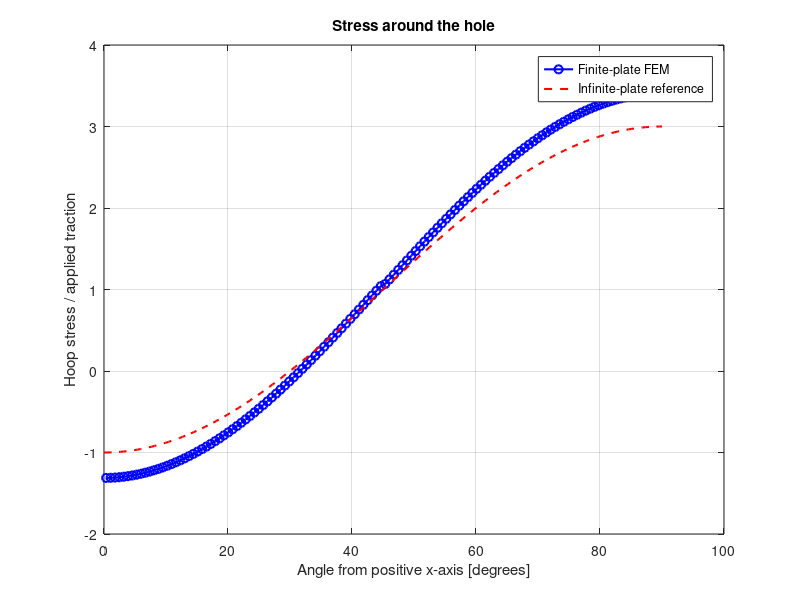

This chart was generated by the following MATLAB code: (Note: this script raises an error after producing the figure.)
close all;
clc;
clear;

%% Geometry

R = 0.1;  % Hole Radius, m
W = 0.5;  % Quarter model width, m
H = 0.5;  % Quarter model height, m

%% Material, thicknesss, and loading
E = 200e9;      % Young's modulus, Pa
nu = 0.3;       % Poisson's ratio
t = 0.01;       % Plate thickness, m
T = 1e6;        % Right edge horizontal traction, P

D = E/(1-nu^2)* [1, nu, 0;
                 nu, 1, 0;
                 0, 0, (1-nu)/2];
%% Mesh divisions

nr = 64; % Elements from hole to outer boundary
nt = 128; %Elements around the quarter circle

% For the square geometry, an even entry places a ray through the outer corner at theta

thetaNodes = linspace(0, pi/2, nt+1);

nNode = (nr+1)*(nt+1);
coords = zeros(nNode, 2);

%% Generate nodes

for j = 1:nt+1
    theta = thetaNodes(j);

    c = cos(theta);
    s = sin(theta);

    % Distance from origin to the right boundary
    rRight = inf;
    if c> 1e-12
        rRight = W/c;
    end

    % Distance from origin to the top boundary
    rTop = inf;
    if s > 1e-12
        rTop = H/s;
    end

    % The first outer boundary reached by this ray

    rOuter = min(rRight, rTop);
    
    % Nodes from the hole to the outer boundary

    radii = linspace(R, rOuter, nr+1);
    
    for i = 1:nr+1
        node = (j-1)*(nr+1) + i;
        coords(node, :) = [radii(i)*c, radii(i)*s];
    end
end

%% Generate Q4 Connectivity
% Counter clockwise order
% inner/lower-angle, outer/lower-angle,
% outer/higher-angle, inner/higher-angle

nElem = nr*nt;
elements = zeros(nElem, 4);

for j= 1:nt
    for i = 1:nr
        e = (j-1)*nr +i;
        
        n1 = (j-1)*(nr+1) +i;
        n2 = n1+1;
        n4 = n1+nr+1;
        n3 = n4+1;

        elements(e,:) = [n1 n2 n3 n4];
    end
end

%% Initialize global system
nDof = 2*nNode;
K = sparse(nDof, nDof);
F = zeros(nDof, 1);

gaussPoints = [-1, 1]/sqrt(3);
minDetJ = inf;

%% Element stiffness and assembly

for e =1:nElem
    nodes = elements(e,:);
    xe = coords(nodes,:);
    dofs = zeros(1,8);
    for a =1:4
        dofs(2*a-1 : 2*a) = [2*nodes(a)-1, 2*nodes(a)];
    end
    ke =zeros( 8, 8);
    for g1 =1:2
        for g2 = 1:2
            xi = gaussPoints(g1);
            eta = gaussPoints(g2);
            dNnatural = 0.25* [-(1-eta), (1-eta), (1+eta), -(1+eta);
                                -(1-xi), -(1+xi), (1+xi), (1-xi)];
            J = dNnatural * xe;
            dNphysical = J \ dNnatural;
            detJ = det(J);
            if detJ<=0
                error("Negative Jacobian determinant in element %d.", e);
            end
            minDetJ = min(minDetJ, detJ);
            
            B = zeros(3,8);

            for a =1:4
                dNdx = dNphysical(1,a);
                dNdy = dNphysical(2,a);
                B(:,2*a-1:2*a) = [dNdx, 0;
                                  0,    dNdy;
                                  dNdy, dNdx];
            end
            ke = ke + B.'*D*B*t*detJ;
        end
    end
    K(dofs, dofs) = K(dofs,dofs)+ke;
end
fprintf('Minimum Gauss-point det(J) = %.6e m^2\n',minDetJ);
           
%% Identity boundary nodes

tol = 1e-10*max(W,H);

leftNodes = find(abs(coords(:,1))<tol);
bottomNodes = find(abs(coords(:,2))<tol);
rightNodes = find(abs(coords(:,1)-W)<tol);
topNodes = find(abs(coords(:,2)-H)<tol);

% First node on each ray lies on the hole

holeNodes = (1:(nr+1):nNode).';

%% Right edge traction

[~, order] = sort(coords(rightNodes,2));
rightNodes = rightNodes(order);

for k =1:length(rightNodes)-1
    n1 = rightNodes(k);
    n2 = rightNodes(k+1);

    edgelength = norm(coords(n2,:)- coords(n1,:));
    edgeForce = T*t*edgelength;

    F(2*n1-1) = F(2*n1-1) + edgeForce/2;
    F(2*n2-1) = F(2*n2-1) + edgeForce/2;
end

%% Symmetry BCs
% Left boundary : u=0
% Bottom boundary: v=0
fixedDofs = unique([2*leftNodes-1;
                    2*bottomNodes]);
freedofs = setdiff((1:nDof), fixedDofs);
U = zeros(nDof ,1);
U(freedofs) = K(freedofs, freedofs)\ F(freedofs);
u = U(1:2:end);
v = U(2:2:end);
R = K*U -F;

%% Hoop stress along the hole-facing boundary
thetaBoundary = zeros(nt, 1);
hoopStress = zeros(nt, 1);

for j = 1:nt
    % First radial element in angular strip j
    e = (j-1)*nr + 1;

    nodes = elements(e, :);
    xe = coords(nodes, :);

    dofs = zeros(1, 8);

    for a = 1:4
        dofs(2*a-1:2*a) = [2*nodes(a)-1, 2*nodes(a)];
    end

    Ue = U(dofs);

    % Midpoint of the hole-facing edge
    xi = -1;
    eta = 0;

    N = 0.25 * ...
        [(1-xi)*(1-eta), ...
        (1+xi)*(1-eta), ...
        (1+xi)*(1+eta), ...
        (1-xi)*(1+eta)];

    dNnatural = 0.25 * ...
        [-(1-eta),  (1-eta), (1+eta), -(1+eta);
        -(1-xi), -(1+xi),  (1+xi),   (1-xi)];

    J = dNnatural*xe;

    if det(J) <= 0
        error('Nonpositive boundary Jacobian in element %d.', e);
    end

    dNphysical = J \ dNnatural;

    B = zeros(3, 8);

    for a = 1:4
        dNdx = dNphysical(1, a);
        dNdy = dNphysical(2, a);

        B(:, 2*a-1:2*a) = ...
            [dNdx, 0;
            0,    dNdy;
            dNdy, dNdx];
    end

    stressBoundary = D*(B*Ue);
    position = N*xe;

    theta = atan2(position(2), position(1));
    thetaBoundary(j) = theta;

    % Tangential unit vector: [-sin(theta); cos(theta)]
    sx = stressBoundary(1);
    sy = stressBoundary(2);
    txy = stressBoundary(3);

    hoopStress(j) = sx*sin(theta)^2 ...
        + sy*cos(theta)^2 ...
        - 2*txy*sin(theta)*cos(theta);
end

%% Infinite-plate reference for comparison
thetaReference = linspace(0, pi/2, 200);
hoopReference = T*(1 - 2*cos(2*thetaReference));

figure;

plot(thetaBoundary*180/pi, hoopStress/T, 'bo-', ...
    'LineWidth', 1.5, 'DisplayName', 'Finite-plate FEM');

hold on;

plot(thetaReference*180/pi, hoopReference/T, 'r--', ...
    'LineWidth', 1.5, 'DisplayName', 'Infinite-plate reference');

xlabel('Angle from positive x-axis [degrees]');
ylabel('Hoop stress / applied traction');
title('Stress around the hole');
legend('Location', 'best');
grid on;
hold off;

[maxHoop, peakIndex] = max(hoopStress);

fprintf('Maximum sampled boundary hoop stress = %.6f MPa\n', ...
    maxHoop/1e6);

fprintf('Boundary hoop-stress ratio = %.6f\n', maxHoop/T);

fprintf('Angle of sampled maximum = %.6f degrees\n', ...
    thetaBoundary(peakIndex)*180/pi);

%% Euilibrium checks
fprintf("Applied horizontal force = %.6f N\n", sum(F(1:2:end)));
fprintf("Horizontal reaction force = %.6f N\n", sum(R(1:2:end)));
fprintf("Applied vertical force = %.6f N\n", sum(F(2:2:end)));
fprintf("Maximum Horizontal displacement = %.6f mm\n", max(u)*1000);

%% Recover stress at 4 gauss points of each element
% Stress ordering: [sigma_xx; sigma_yy; tau_xy]

for e =1:nElem
    nodes = elements(e, :);
    xe = coords(nodes, :);
    dofs = zeros(1,8);
    for a =1:4
        dofs(2*a-1 : 2*a) = [2*nodes(a)-1, 2*nodes(a)];
    end
    Ue = U(dofs);
    gp = 0;
    for g1 = 1:2
        for g2 = 1:2
            gp = gp+1;
            xi = gaussPoints(g1);
            eta = gaussPoints(g2);

            N = 0.25* [(1-xi)*(1-eta), (1+xi)*(1-eta), (1+xi)*(1+eta), (1-xi)*(1+eta)];

            dNnatural = 0.25* [-(1-eta), (1-eta), (1+eta), -(1+eta); ...
                               -(1-xi),   -(1+xi), (1+xi), (1-xi)];

            J = dNnatural*xe;
            dNphysical = J \ dNnatural;
            detJ = det(J);
            
            B =zeros(3,8);

            for a =1:4
                dNdx = dNphysical(1,a);
                dNdy = dNphysical(2,a);
                B(:,2*a-1:2*a) = [dNdx, 0;
                    0,    dNdy;
                    dNdy, dNdx];
            end
            strain = B*Ue;
           % disp(gp);
            stressGP(:,gp,e) = D*strain;
            gpCoords(gp, :, e) = N*xe;
        end
    end
end

%% Average sigma_xx within each element for plotiing
sigma_xx =  zeros(nElem, 1);
for e =1:nElem
    sigma_xx(e) = mean(stressGP(1, :, e));
end
figure;
patch(Faces= elements, Vertices = coords, FaceVertexCData = sigma_xx/1e6, FaceColor='flat', EdgeColor= 'none');
xlabel('x , m');
ylabel('y , m');
title('Element average horizontal stress sigma_xx (MPa)');
colorbar;
axis equal;
grid on;

%% Largest sigma_xx among all Gauss points
allsigmaxx = reshape(stressGP(1,:,:), [], 1);
fprintf('maximum Gauss point sigma_xx = %0.6f MPa\n',max(allsigmaxx)/1e6);
fprintf('minimum Gauss point sigma_xx = %0.6f MPa\n',min(allsigmaxx)/1e6);
%fprintf('Maximum stress/strain ratio = %0.6f\n', max(abs(allsigmaxx))/max(abs(strain)));
%fprintf('Minimum stress/strain ratio = %0.6f\n', min(abs(allsigmaxx))/max(abs(strain)));
fprintf('Maximum sampled sigma_xx / applied traction = %0.6f \n',max(allsigmaxx)/T);
%% plot the mesh and boundaries

figure;
patch("Faces", elements, "Vertices", coords, 'FaceColor', 'none', "EdgeColor", [0.5, 0.5, 0.5], "HandleVisibility", 'off');
hold on;

plot(coords(holeNodes,1), coords(holeNodes, 2), 'r-o', LineWidth= 1.5, DisplayName='Hole Boundary');
plot(coords(leftNodes,1), coords(leftNodes,2), 'bs', LineWidth= 1.5, DisplayName='Left symmetry boundary');
plot(coords(rightNodes,1), coords(rightNodes,2), 'm', MarkerSize= 14, DisplayName='Right loaded boundary');
plot(coords(topNodes,1), coords(topNodes,2), 'c.', MarkerSize= 14, DisplayName='Top free surface');
plot(coords(bottomNodes,1), coords(bottomNodes,2), 'go', DisplayName='Bottom symmetry boundary');

xlabel('x , m');
ylabel('y , m');
axis equal;
legend(Location='best');
grid on;
title("Q4 Mesh for the quarter of the plate with a hole");
hold off;

fprintf('Number of nodes = %d\n',nNode);
fprintf('Number of elements = %d\n',nElem);


% Find the element and Gauss point with maximum sigma_xx
sigmaSamples = reshape(stressGP(1,:,:), 4, nElem);

[maxSigma, index] = max(sigmaSamples(:));
[gpMax, elemMax] = ind2sub(size(sigmaSamples), index);

peakPosition = gpCoords(gpMax, :, elemMax);

fprintf('Maximum sampled sigma_xx = %.6f MPa\n', maxSigma/1e6);
fprintf('Sampled stress ratio     = %.6f\n', maxSigma/T);
fprintf('Peak position: x = %.6f m, y = %.6f m\n', ...
    peakPosition(1), peakPosition(2));
